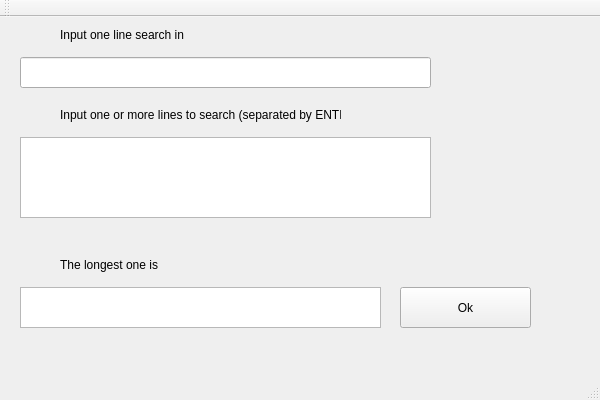
<?xml version="1.0" encoding="UTF-8"?>
<ui version="4.0">
 <class>QtGuiApplication1Class</class>
 <widget class="QMainWindow" name="QtGuiApplication1Class">
  <property name="geometry">
   <rect>
    <x>0</x>
    <y>0</y>
    <width>600</width>
    <height>400</height>
   </rect>
  </property>
  <property name="windowTitle">
   <string>QtGuiApplication1</string>
  </property>
  <widget class="QWidget" name="centralWidget">
   <widget class="QPushButton" name="pushButton">
    <property name="geometry">
     <rect>
      <x>400</x>
      <y>270</y>
      <width>131</width>
      <height>41</height>
     </rect>
    </property>
    <property name="text">
     <string>Ok</string>
    </property>
   </widget>
   <widget class="QTextBrowser" name="textBrowser">
    <property name="geometry">
     <rect>
      <x>20</x>
      <y>270</y>
      <width>361</width>
      <height>41</height>
     </rect>
    </property>
   </widget>
   <widget class="QTextEdit" name="textEdit">
    <property name="geometry">
     <rect>
      <x>20</x>
      <y>120</y>
      <width>411</width>
      <height>81</height>
     </rect>
    </property>
   </widget>
   <widget class="QLineEdit" name="lineEdit">
    <property name="geometry">
     <rect>
      <x>20</x>
      <y>40</y>
      <width>411</width>
      <height>31</height>
     </rect>
    </property>
   </widget>
   <widget class="QLabel" name="label">
    <property name="geometry">
     <rect>
      <x>60</x>
      <y>10</y>
      <width>131</width>
      <height>16</height>
     </rect>
    </property>
    <property name="text">
     <string>Input one line search in</string>
    </property>
   </widget>
   <widget class="QLabel" name="label_2">
    <property name="geometry">
     <rect>
      <x>60</x>
      <y>90</y>
      <width>281</width>
      <height>16</height>
     </rect>
    </property>
    <property name="text">
     <string>Input one or more lines to search (separated by ENTER)</string>
    </property>
   </widget>
   <widget class="QLabel" name="label_3">
    <property name="geometry">
     <rect>
      <x>60</x>
      <y>240</y>
      <width>111</width>
      <height>16</height>
     </rect>
    </property>
    <property name="text">
     <string>The longest one is</string>
    </property>
   </widget>
  </widget>
  <widget class="QMenuBar" name="menuBar">
   <property name="geometry">
    <rect>
     <x>0</x>
     <y>0</y>
     <width>600</width>
     <height>21</height>
    </rect>
   </property>
  </widget>
  <widget class="QToolBar" name="mainToolBar">
   <attribute name="toolBarArea">
    <enum>TopToolBarArea</enum>
   </attribute>
   <attribute name="toolBarBreak">
    <bool>false</bool>
   </attribute>
  </widget>
  <widget class="QStatusBar" name="statusBar"/>
 </widget>
 <layoutdefault spacing="6" margin="11"/>
 <resources>
  <include location="QtGuiApplication1.qrc"/>
 </resources>
 <connections/>
</ui>
